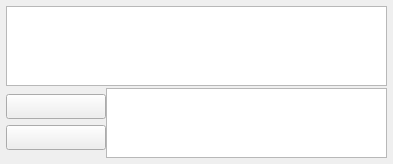
<?xml version="1.0" encoding="UTF-8"?>
<ui version="4.0">
 <class>Form_1</class>
 <widget class="QWidget" name="Form_1">
  <property name="geometry">
   <rect>
    <x>0</x>
    <y>0</y>
    <width>393</width>
    <height>164</height>
   </rect>
  </property>
  <property name="windowTitle">
   <string>Form</string>
  </property>
  <property name="styleSheet">
   <string notr="true"/>
  </property>
  <layout class="QGridLayout" name="gridLayout">
   <property name="leftMargin">
    <number>6</number>
   </property>
   <property name="topMargin">
    <number>6</number>
   </property>
   <property name="rightMargin">
    <number>6</number>
   </property>
   <property name="bottomMargin">
    <number>6</number>
   </property>
   <property name="verticalSpacing">
    <number>11</number>
   </property>
   <item row="0" column="0">
    <layout class="QVBoxLayout" name="verticalLayout" stretch="3,2">
     <property name="spacing">
      <number>2</number>
     </property>
     <item>
      <layout class="QHBoxLayout" name="horizontalLayout_5">
       <item>
        <widget class="QTextEdit" name="textEdit">
         <property name="maximumSize">
          <size>
           <width>16777215</width>
           <height>100</height>
          </size>
         </property>
        </widget>
       </item>
      </layout>
     </item>
     <item>
      <layout class="QHBoxLayout" name="horizontalLayout_8" stretch="2,5">
       <property name="spacing">
        <number>0</number>
       </property>
       <item>
        <layout class="QVBoxLayout" name="verticalLayout_6">
         <property name="spacing">
          <number>0</number>
         </property>
         <item>
          <widget class="QPushButton" name="pushButton_company">
           <property name="maximumSize">
            <size>
             <width>100</width>
             <height>25</height>
            </size>
           </property>
           <property name="font">
            <font>
             <family>Segoe UI</family>
             <pointsize>8</pointsize>
            </font>
           </property>
           <property name="cursor">
            <cursorShape>PointingHandCursor</cursorShape>
           </property>
           <property name="text">
            <string/>
           </property>
           <property name="iconSize">
            <size>
             <width>1</width>
             <height>1</height>
            </size>
           </property>
          </widget>
         </item>
         <item>
          <widget class="QPushButton" name="pushButton_project">
           <property name="maximumSize">
            <size>
             <width>100</width>
             <height>25</height>
            </size>
           </property>
           <property name="font">
            <font>
             <family>Segoe UI</family>
             <pointsize>8</pointsize>
             <kerning>true</kerning>
            </font>
           </property>
           <property name="cursor">
            <cursorShape>PointingHandCursor</cursorShape>
           </property>
           <property name="text">
            <string/>
           </property>
           <property name="iconSize">
            <size>
             <width>1</width>
             <height>1</height>
            </size>
           </property>
          </widget>
         </item>
        </layout>
       </item>
       <item>
        <layout class="QVBoxLayout" name="verticalLayout_7">
         <item>
          <widget class="QTextEdit" name="textEdit_2">
           <property name="maximumSize">
            <size>
             <width>16777215</width>
             <height>90</height>
            </size>
           </property>
           <property name="lineWidth">
            <number>0</number>
           </property>
          </widget>
         </item>
        </layout>
       </item>
      </layout>
     </item>
    </layout>
   </item>
  </layout>
 </widget>
 <resources/>
 <connections/>
</ui>
